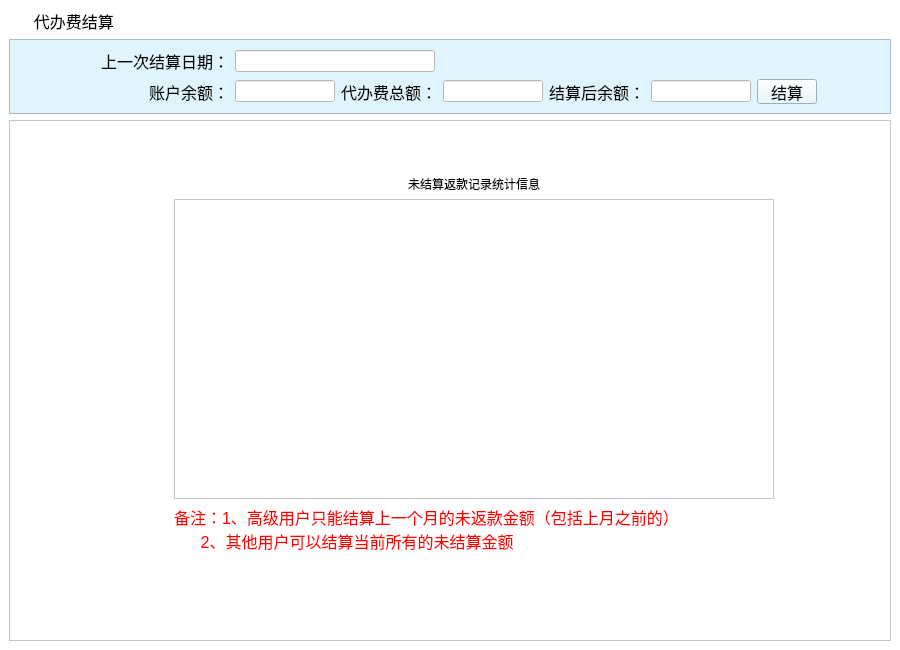
<?xml version="1.0" encoding="UTF-8"?>
<ui version="4.0">
 <class>dbfjs_ScrollArea</class>
 <widget class="QScrollArea" name="dbfjs_ScrollArea">
  <property name="geometry">
   <rect>
    <x>0</x>
    <y>0</y>
    <width>900</width>
    <height>650</height>
   </rect>
  </property>
  <property name="windowTitle">
   <string>ScrollArea</string>
  </property>
  <property name="styleSheet">
   <string notr="true">background-color: rgb(255, 255, 255);</string>
  </property>
  <property name="frameShape">
   <enum>QFrame::NoFrame</enum>
  </property>
  <property name="widgetResizable">
   <bool>true</bool>
  </property>
  <widget class="QWidget" name="scrollAreaWidgetContents">
   <property name="geometry">
    <rect>
     <x>0</x>
     <y>0</y>
     <width>900</width>
     <height>650</height>
    </rect>
   </property>
   <layout class="QGridLayout" name="gridLayout_2">
    <item row="0" column="0">
     <widget class="QLabel" name="label">
      <property name="sizePolicy">
       <sizepolicy hsizetype="Preferred" vsizetype="Fixed">
        <horstretch>0</horstretch>
        <verstretch>0</verstretch>
       </sizepolicy>
      </property>
      <property name="font">
       <font>
        <family>微软雅黑</family>
        <pointsize>12</pointsize>
       </font>
      </property>
      <property name="styleSheet">
       <string notr="true">background-image: url(:/bg/images/mainframe/navigator.png);
background-repeat: no-repeat;</string>
      </property>
      <property name="text">
       <string>      代办费结算</string>
      </property>
     </widget>
    </item>
    <item row="1" column="0">
     <widget class="QFrame" name="frame">
      <property name="sizePolicy">
       <sizepolicy hsizetype="Preferred" vsizetype="Fixed">
        <horstretch>0</horstretch>
        <verstretch>0</verstretch>
       </sizepolicy>
      </property>
      <property name="minimumSize">
       <size>
        <width>0</width>
        <height>70</height>
       </size>
      </property>
      <property name="sizeIncrement">
       <size>
        <width>0</width>
        <height>70</height>
       </size>
      </property>
      <property name="styleSheet">
       <string notr="true">background-color: rgb(223, 244, 252);</string>
      </property>
      <property name="frameShape">
       <enum>QFrame::StyledPanel</enum>
      </property>
      <property name="frameShadow">
       <enum>QFrame::Raised</enum>
      </property>
      <layout class="QGridLayout" name="gridLayout">
       <item row="0" column="0">
        <spacer name="horizontalSpacer_8">
         <property name="orientation">
          <enum>Qt::Horizontal</enum>
         </property>
         <property name="sizeType">
          <enum>QSizePolicy::Preferred</enum>
         </property>
         <property name="sizeHint" stdset="0">
          <size>
           <width>175</width>
           <height>20</height>
          </size>
         </property>
        </spacer>
       </item>
       <item row="0" column="1">
        <widget class="QLabel" name="label_27">
         <property name="font">
          <font>
           <family>宋体</family>
           <pointsize>12</pointsize>
          </font>
         </property>
         <property name="text">
          <string>上一次结算日期：</string>
         </property>
         <property name="alignment">
          <set>Qt::AlignRight|Qt::AlignTrailing|Qt::AlignVCenter</set>
         </property>
        </widget>
       </item>
       <item row="0" column="2" colspan="2">
        <widget class="QLineEdit" name="txt_last_time">
         <property name="sizePolicy">
          <sizepolicy hsizetype="Fixed" vsizetype="Fixed">
           <horstretch>0</horstretch>
           <verstretch>0</verstretch>
          </sizepolicy>
         </property>
         <property name="minimumSize">
          <size>
           <width>200</width>
           <height>22</height>
          </size>
         </property>
         <property name="maximumSize">
          <size>
           <width>200</width>
           <height>22</height>
          </size>
         </property>
         <property name="styleSheet">
          <string notr="true">font: 12pt &quot;宋体&quot;;
background-color: rgb(255, 255, 255);</string>
         </property>
         <property name="readOnly">
          <bool>true</bool>
         </property>
        </widget>
       </item>
       <item row="0" column="6" colspan="3">
        <spacer name="horizontalSpacer_10">
         <property name="orientation">
          <enum>Qt::Horizontal</enum>
         </property>
         <property name="sizeHint" stdset="0">
          <size>
           <width>175</width>
           <height>20</height>
          </size>
         </property>
        </spacer>
       </item>
       <item row="1" column="0">
        <spacer name="horizontalSpacer_9">
         <property name="orientation">
          <enum>Qt::Horizontal</enum>
         </property>
         <property name="sizeType">
          <enum>QSizePolicy::Preferred</enum>
         </property>
         <property name="sizeHint" stdset="0">
          <size>
           <width>149</width>
           <height>20</height>
          </size>
         </property>
        </spacer>
       </item>
       <item row="1" column="1">
        <widget class="QLabel" name="label_25">
         <property name="font">
          <font>
           <family>宋体</family>
           <pointsize>12</pointsize>
          </font>
         </property>
         <property name="text">
          <string>账户余额：</string>
         </property>
         <property name="alignment">
          <set>Qt::AlignRight|Qt::AlignTrailing|Qt::AlignVCenter</set>
         </property>
        </widget>
       </item>
       <item row="1" column="2">
        <widget class="QLineEdit" name="txt_current_money">
         <property name="sizePolicy">
          <sizepolicy hsizetype="Fixed" vsizetype="Fixed">
           <horstretch>0</horstretch>
           <verstretch>0</verstretch>
          </sizepolicy>
         </property>
         <property name="minimumSize">
          <size>
           <width>100</width>
           <height>22</height>
          </size>
         </property>
         <property name="maximumSize">
          <size>
           <width>100</width>
           <height>22</height>
          </size>
         </property>
         <property name="styleSheet">
          <string notr="true">font: 12pt &quot;宋体&quot;;
background-color: rgb(255, 255, 255);</string>
         </property>
         <property name="readOnly">
          <bool>true</bool>
         </property>
        </widget>
       </item>
       <item row="1" column="3">
        <widget class="QLabel" name="label_22">
         <property name="font">
          <font>
           <family>宋体</family>
           <pointsize>12</pointsize>
          </font>
         </property>
         <property name="text">
          <string>代办费总额：</string>
         </property>
        </widget>
       </item>
       <item row="1" column="4">
        <widget class="QLineEdit" name="txt_return_money">
         <property name="sizePolicy">
          <sizepolicy hsizetype="Fixed" vsizetype="Fixed">
           <horstretch>0</horstretch>
           <verstretch>0</verstretch>
          </sizepolicy>
         </property>
         <property name="minimumSize">
          <size>
           <width>100</width>
           <height>22</height>
          </size>
         </property>
         <property name="maximumSize">
          <size>
           <width>100</width>
           <height>22</height>
          </size>
         </property>
         <property name="styleSheet">
          <string notr="true">font: 12pt &quot;宋体&quot;;
background-color: rgb(255, 255, 255);</string>
         </property>
         <property name="readOnly">
          <bool>true</bool>
         </property>
        </widget>
       </item>
       <item row="1" column="5">
        <widget class="QLabel" name="label_26">
         <property name="font">
          <font>
           <family>宋体</family>
           <pointsize>12</pointsize>
          </font>
         </property>
         <property name="text">
          <string>结算后余额：</string>
         </property>
        </widget>
       </item>
       <item row="1" column="6">
        <widget class="QLineEdit" name="txt_new_money">
         <property name="sizePolicy">
          <sizepolicy hsizetype="Fixed" vsizetype="Fixed">
           <horstretch>0</horstretch>
           <verstretch>0</verstretch>
          </sizepolicy>
         </property>
         <property name="minimumSize">
          <size>
           <width>100</width>
           <height>22</height>
          </size>
         </property>
         <property name="maximumSize">
          <size>
           <width>100</width>
           <height>22</height>
          </size>
         </property>
         <property name="styleSheet">
          <string notr="true">font: 12pt &quot;宋体&quot;;
background-color: rgb(255, 255, 255);</string>
         </property>
         <property name="readOnly">
          <bool>true</bool>
         </property>
        </widget>
       </item>
       <item row="1" column="7">
        <widget class="QPushButton" name="btnSubmit">
         <property name="minimumSize">
          <size>
           <width>60</width>
           <height>25</height>
          </size>
         </property>
         <property name="maximumSize">
          <size>
           <width>60</width>
           <height>25</height>
          </size>
         </property>
         <property name="font">
          <font>
           <family>宋体</family>
           <pointsize>12</pointsize>
           <weight>50</weight>
           <italic>false</italic>
           <bold>false</bold>
          </font>
         </property>
         <property name="styleSheet">
          <string notr="true">font: 12pt &quot;宋体&quot;;</string>
         </property>
         <property name="text">
          <string>结算</string>
         </property>
        </widget>
       </item>
       <item row="1" column="8">
        <spacer name="horizontalSpacer_11">
         <property name="orientation">
          <enum>Qt::Horizontal</enum>
         </property>
         <property name="sizeHint" stdset="0">
          <size>
           <width>150</width>
           <height>19</height>
          </size>
         </property>
        </spacer>
       </item>
      </layout>
     </widget>
    </item>
    <item row="2" column="0">
     <widget class="QFrame" name="frame_2">
      <property name="frameShape">
       <enum>QFrame::StyledPanel</enum>
      </property>
      <property name="frameShadow">
       <enum>QFrame::Raised</enum>
      </property>
      <layout class="QGridLayout" name="gridLayout_3">
       <item row="0" column="0">
        <spacer name="horizontalSpacer">
         <property name="orientation">
          <enum>Qt::Horizontal</enum>
         </property>
         <property name="sizeHint" stdset="0">
          <size>
           <width>122</width>
           <height>60</height>
          </size>
         </property>
        </spacer>
       </item>
       <item row="0" column="2">
        <spacer name="horizontalSpacer_3">
         <property name="orientation">
          <enum>Qt::Horizontal</enum>
         </property>
         <property name="sizeHint" stdset="0">
          <size>
           <width>122</width>
           <height>60</height>
          </size>
         </property>
        </spacer>
       </item>
       <item row="1" column="0">
        <spacer name="horizontalSpacer_2">
         <property name="orientation">
          <enum>Qt::Horizontal</enum>
         </property>
         <property name="sizeHint" stdset="0">
          <size>
           <width>122</width>
           <height>297</height>
          </size>
         </property>
        </spacer>
       </item>
       <item row="1" column="1">
        <widget class="QTableWidget" name="tableWidget">
         <property name="sizePolicy">
          <sizepolicy hsizetype="Fixed" vsizetype="Fixed">
           <horstretch>0</horstretch>
           <verstretch>0</verstretch>
          </sizepolicy>
         </property>
         <property name="minimumSize">
          <size>
           <width>600</width>
           <height>300</height>
          </size>
         </property>
         <property name="maximumSize">
          <size>
           <width>600</width>
           <height>300</height>
          </size>
         </property>
         <property name="styleSheet">
          <string notr="true">font: 14pt &quot;微软雅黑&quot;;</string>
         </property>
        </widget>
       </item>
       <item row="1" column="2">
        <spacer name="horizontalSpacer_4">
         <property name="orientation">
          <enum>Qt::Horizontal</enum>
         </property>
         <property name="sizeHint" stdset="0">
          <size>
           <width>122</width>
           <height>297</height>
          </size>
         </property>
        </spacer>
       </item>
       <item row="2" column="1" rowspan="2">
        <widget class="QLabel" name="label_3">
         <property name="text">
          <string>&lt;!DOCTYPE HTML PUBLIC &quot;-//W3C//DTD HTML 4.0//EN&quot; &quot;http://www.w3.org/TR/REC-html40/strict.dtd&quot;&gt;
&lt;html&gt;&lt;head&gt;&lt;meta name=&quot;qrichtext&quot; content=&quot;1&quot; /&gt;&lt;style type=&quot;text/css&quot;&gt;
p, li { white-space: pre-wrap; }
&lt;/style&gt;&lt;/head&gt;&lt;body style=&quot; font-family:'SimSun'; font-size:9pt; font-weight:400; font-style:normal;&quot;&gt;
&lt;p style=&quot; margin-top:0px; margin-bottom:0px; margin-left:0px; margin-right:0px; -qt-block-indent:0; text-indent:0px;&quot;&gt;&lt;span style=&quot; font-size:12pt; color:#ff0000;&quot;&gt;备注：1、高级用户只能结算上一个月的未返款金额（包括上月之前的）&lt;/span&gt;&lt;/p&gt;
&lt;p style=&quot; margin-top:0px; margin-bottom:0px; margin-left:0px; margin-right:0px; -qt-block-indent:0; text-indent:0px;&quot;&gt;&lt;span style=&quot; font-size:12pt; color:#ff0000;&quot;&gt;      2、其他用户可以结算当前所有的未结算金额&lt;/span&gt;&lt;/p&gt;&lt;/body&gt;&lt;/html&gt;</string>
         </property>
         <property name="alignment">
          <set>Qt::AlignLeading|Qt::AlignLeft|Qt::AlignTop</set>
         </property>
        </widget>
       </item>
       <item row="3" column="2">
        <spacer name="horizontalSpacer_5">
         <property name="orientation">
          <enum>Qt::Horizontal</enum>
         </property>
         <property name="sizeHint" stdset="0">
          <size>
           <width>122</width>
           <height>60</height>
          </size>
         </property>
        </spacer>
       </item>
       <item row="0" column="1">
        <widget class="QLabel" name="label_2">
         <property name="styleSheet">
          <string notr="true">font: 18pt &quot;微软雅黑&quot;;</string>
         </property>
         <property name="text">
          <string>未结算返款记录统计信息</string>
         </property>
         <property name="alignment">
          <set>Qt::AlignBottom|Qt::AlignHCenter</set>
         </property>
        </widget>
       </item>
       <item row="3" column="0">
        <spacer name="horizontalSpacer_6">
         <property name="orientation">
          <enum>Qt::Horizontal</enum>
         </property>
         <property name="sizeHint" stdset="0">
          <size>
           <width>170</width>
           <height>59</height>
          </size>
         </property>
        </spacer>
       </item>
      </layout>
     </widget>
    </item>
   </layout>
  </widget>
 </widget>
 <resources/>
 <connections/>
</ui>
